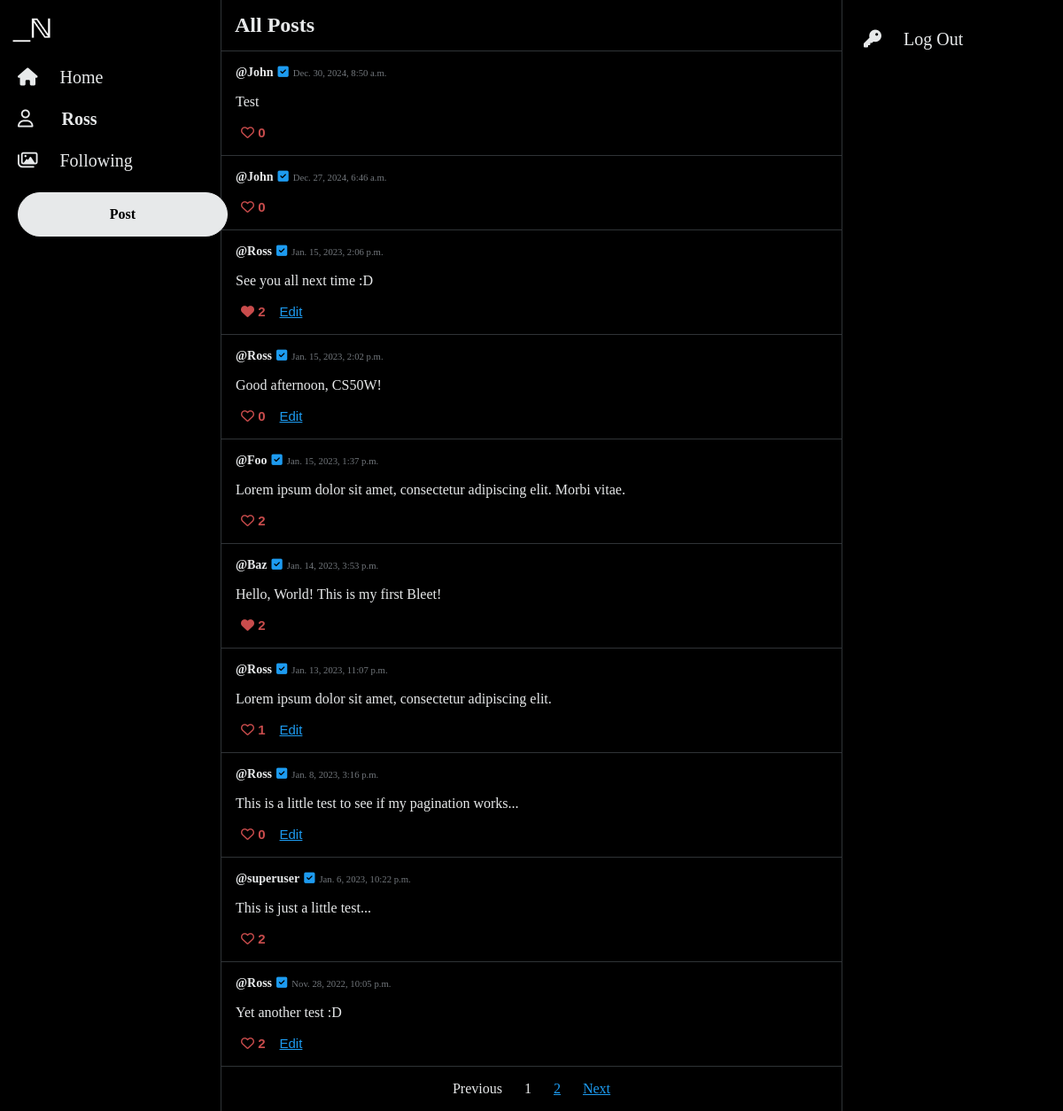
Screenshot of /allPosts (signed in) with the database file from the repository.
### network/models.py (models this page shows, shortened)
class User(AbstractUser):
    pass

class Tweet(models.Model):
    author = models.ForeignKey(User, on_delete=models.CASCADE)
    tweetText = models.CharField(max_length=255)
    posted = models.DateTimeField(auto_now_add=True)
    like = models.ManyToManyField(User, blank=True, related_name="likes")

### network/views.py (the view)
# urls.py: path("allPosts", views.allPosts, name="allPosts"),
@login_required(redirect_field_name='my_redirect_field')
def allPosts(request):
    tweets = Tweet.objects.all().order_by('-posted')
    paginator = Paginator(tweets, 10)
    page_number = request.GET.get('page')
    page_obj = paginator.get_page(page_number)
    return render(request, "network/allPosts.html", {
        "page_obj": page_obj
    })

### network/templates/network/allPosts.html (shortened to what this page needs)
{% extends "network/layout.html" %}
{% block body %}
<div style="border-bottom: 1px solid #2F3336;">
   <h2 style="margin: 15px;">All Posts</h2>
</div>
<div class="container">
   {% for tweet in page_obj %}
   <div class="post">
      <div class="card" data-id="{{tweet.id}}">
         <div class="card-body rounded">
            <div class="card-info">
            <a class="card-title" href="{% url 'profile' user_id=tweet.author.id%}"><strong>@{{ tweet.author }}</strong></a>
            <i class="fa-solid fa-square-check" id="check"></i>
            <h6 class="card-subtitle">{{tweet.posted}}</h6>
            </div>
            <p class="card-text" id="tweetText">{{tweet.tweetText}}</p>
            {% if user.username in tweet.like.all|stringformat:'s' %}
            <button class="button-like" id="foo-like">
               <i class="fa-solid fa-heart"></i>&nbsp;<span id="number">{{ tweet.like.all.count }}</span>
            </button>
            {% else %}
            <button class="button-secondary" id="foo">
               <i class="fa-regular fa-heart"></i>&nbsp;<span id="number">{{ tweet.like.all.count }}</span>
            </button>
            {% endif %}
            {% if user.username == tweet.author|stringformat:'s' %}
            <button class="button-edit" id="edit">  Edit</button>
            {% endif %}
         </div>
      </div>
   </div>
   {% endfor %}
   <nav aria-label="Page">
      <ul class="pagination">
         {% if page_obj.has_previous %}
         <li class="page-item">
            <a class="page-link" href="?page={{ page_obj.previous_page_number }}">Previous</a>
         </li>
         {% else %}
         <li class="page-item disabled">
            <a class="page-link disabled" href="#" tabindex="-1" aria-disabled="True">Previous</a>
         </li>
         {% endif %}
         {% for i in page_obj.paginator.page_range %}
         {% if page_obj.number == i %}
         <li class="page-item active" aria-current="page">
            <span class="page-link">
               {{ i }}
            </span>
         </li>
         {% else %}
         <li class="page-item"><a class="page-link" href="?page={{ i }}">{{ i }}</a></li>
         {% endif %}
         {% endfor %}
         {% if page_obj.has_next %}
         <li class="page-item">
            <a class="page-link" href="?page={{ page_obj.next_page_number }}">Next</a>
         </li>
         {% else %}
         <li class="page-item disabled">
            <a class="page-link disabled" href="#" tabindex="-1" aria-disabled="True">Next</a>
         </li>
         {% endif %}
      </ul>
   </nav>
   </div>
   {% endblock %}

### network/templates/network/layout.html (shortened to what this page needs)
{% load static %}
<!DOCTYPE html>
<html lang="en">
    <head>
        <link rel="stylesheet" href="{% static 'network/styles.css' %}"/>
        <link rel="stylesheet" href="https://cdnjs.cloudflare.com/ajax/libs/font-awesome/6.7.2/css/all.min.css">
    </head>
    <body>
        <header>
            <div class="sticky">
                <div class="logo">
                    <a href="{% url 'index' %}">
                        <img src="{% static '/network/logo.webp' %}" height="45" alt="logo"/>
                    </a>
                </div>
                <nav>
                    <div>
                        <ul style="margin: 0;">
                            {% if user.is_authenticated %}
                                <li class="nav-item">
                                    <a class="nav-link" href="{% url 'allPosts' %}">
                                        <i class="fa-sharp fa-solid fa-house" id="nav-icon"></i>
                                        <span class="nav-text">Home</span>
                                    </a>
                                </li>
                                <li class="nav-item">
                                    <a class="nav-link" href="{% url 'profile' user_id=user.id%}">
                                        <i class="fa-regular fa-user" id="nav-icon"></i>
                                        <strong class="nav-text" style="margin-left: 27px;">{{ user.username }}</strong>
                                    </a>
                                </li>
                                <li class="nav-item">
                                    <a class="nav-link" href="{% url 'following' %}">
                                        <i class="fa-regular fa-images"></i>
                                        <span class="nav-text">Following</span>
                                    </a>
                                </li>
                                <li class="nav-item button">
                                    <a class="nav-button" href="{% url 'tweet' %}" role="button">Post</a>
                                </li>
                            {% endif %}
                        </ul>
                    </div>
                </nav>
            </div>
        </header>
        <div class="body">
            {% block body %}
            {% endblock %}
        </div>
        <footer>
            <div class="sticky" style="margin-left: 12px;">
                <ul>
                    <li class="nav-item">
                        <a class="nav-link" href="{% url 'logout' %}" role="button">
                            <i class="fa-solid fa-key"></i>
                            <span class="nav-text">Log Out</span>
                        </a>
                    </li>
                </ul>
            </div>
        </footer>
    </body>
</html>

### network/static/network/styles.css (style rules this page uses)
body { display: flex; color: #e7e9ea; justify-content: center; background-color: #000; font-family: TwitterChirp; margin-top: 0; margin-bottom: 0; }
header { width: 275px; border-right: 1px solid #2F3336; }
footer { width: 275px; border-left: 1px solid #2F3336; }
ul { padding-inline-start: 0; }
#nav-icon { font-size: 20px; color: #e7e9ea; }
a.nav-link { font-size: 20px; color: #e7e9ea; text-decoration: none; }
a.card-title { margin: 0; color: #e7e9ea; text-decoration: none; font-size: 14px; }
a.page-link { color: #1d9bf0; }
a.page-link.disabled { color: #e7e9ea; text-decoration: none; cursor: default; }
.sticky { position: fixed; margin-top: 5px; }
.nav-item { align-items: center; display: flex; padding: 12px; }
.logo { padding: 5px; }
.nav-text { margin-left: 20px; margin-right: 16px; }
.nav-button { background-color: #e7e9ea; border: 1px solid #e7e9ea; border-radius: 25px; padding: 15px 25px; text-align: center; color: #000; text-decoration: none; font-weight: 600; width: 185px; }
.nav-item.button { background-color: transparent; border-radius: 25px; width: auto; }
.body { max-width: 750px; min-width: 700px; }
.post { border-bottom: 1px solid #2F3336; padding: 16px; }
.card-info { display: flex; align-items: baseline; gap: 5px; }
.card-subtitle { margin: 0; font-weight: normal; color: #71767b; }
#check { color: #1d9bf0; font-size: 14px; }
#foo { border: none; background-color: transparent; color: #c94c4c; font-size: 15px; cursor: pointer; }
#foo-like { border: none; background-color: transparent; color: #c94c4c; font-size: 15px; font-weight: bold; cursor: pointer; }
#number { font-weight: bold; }
.button-edit { border: none; background-color: transparent; color: #1d9bf0; font-size: 15px; cursor: pointer; text-decoration: underline; }
.pagination { display: flex; justify-content: center; gap: 25px; align-items: center; }
.page-item { display: block; }

### rows the page displays
User: username "Ross"
Tweet: author "John", posted "Dec. 30, 2024, 8:50 a.m.", tweetText "Test", like.all.count "0"
Tweet: author "John", posted "Dec. 27, 2024, 6:46 a.m.", like.all.count "0"
Tweet: author "Ross", posted "Jan. 15, 2023, 2:06 p.m.", tweetText "See you all next time :D", like.all.count "2", shows "Edit"
Tweet: author "Ross", posted "Jan. 15, 2023, 2:02 p.m.", tweetText "Good afternoon, CS50W!", like.all.count "0", shows "Edit"
Tweet: author "Foo", posted "Jan. 15, 2023, 1:37 p.m.", tweetText "Lorem ipsum dolor sit amet, consectetur adipiscing elit. Morbi vitae.", like.all.count "2"
Tweet: author "Baz", posted "Jan. 14, 2023, 3:53 p.m.", tweetText "Hello, World! This is my first Bleet!", like.all.count "2"
Tweet: author "Ross", posted "Jan. 13, 2023, 11:07 p.m.", tweetText "Lorem ipsum dolor sit amet, consectetur adipiscing elit.", like.all.count "1", shows "Edit"
Tweet: author "Ross", posted "Jan. 8, 2023, 3:16 p.m.", tweetText "This is a little test to see if my pagination works...", like.all.count "0", shows "Edit"
Tweet: author "superuser", posted "Jan. 6, 2023, 10:22 p.m.", tweetText "This is just a little test...", like.all.count "2"
Tweet: author "Ross", posted "Nov. 28, 2022, 10:05 p.m.", tweetText "Yet another test :D", like.all.count "2", shows "Edit"

### other values shown
{{ i }} "1"
{{ i }} "2"
